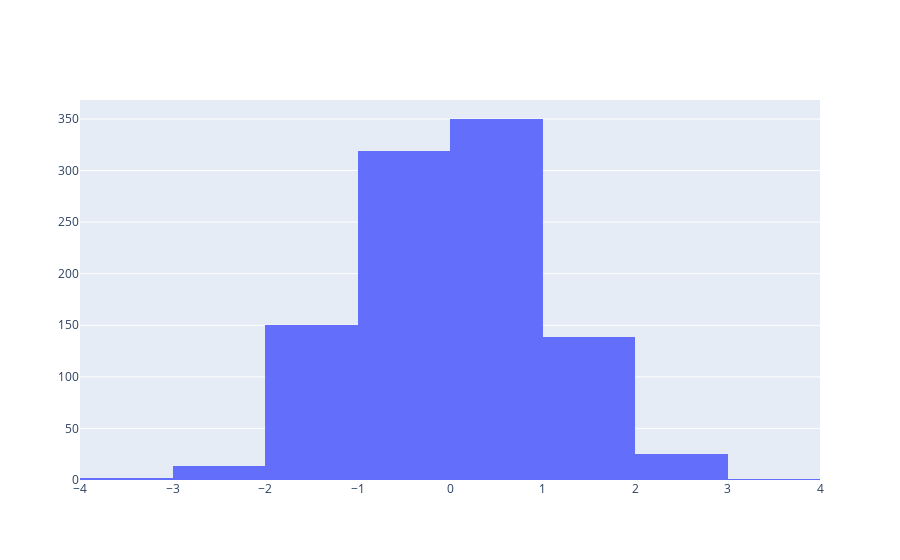

The notebook cell saved with this chart:
### Code cell
from plotly.offline import init_notebook_mode, iplot
from plotly.graph_objs import *
import numpy as np

# initiate notebook for offline plot
init_notebook_mode(connected=True)    

x = np.random.randn(1000)

plot = Histogram(x=x, nbinsx=10)
iplot([plot, ])

### Figure 1 — Plotly figure (JSON) as saved in the notebook; plotly's stock layout.template omitted (floating-point values rounded to 4 significant figures; data arrays with more than 128 entries replaced by an {"elided": "..."} marker saying what was removed)
{"data": [{"nbinsx": 10, "x": {"elided": "1000 float values"}, "type": "histogram"}], "layout": {"xaxis": {"type": "linear", "range": [-4, 4], "autorange": true}, "yaxis": {"range": [0, 368.4], "autorange": true}, "autosize": true}}
